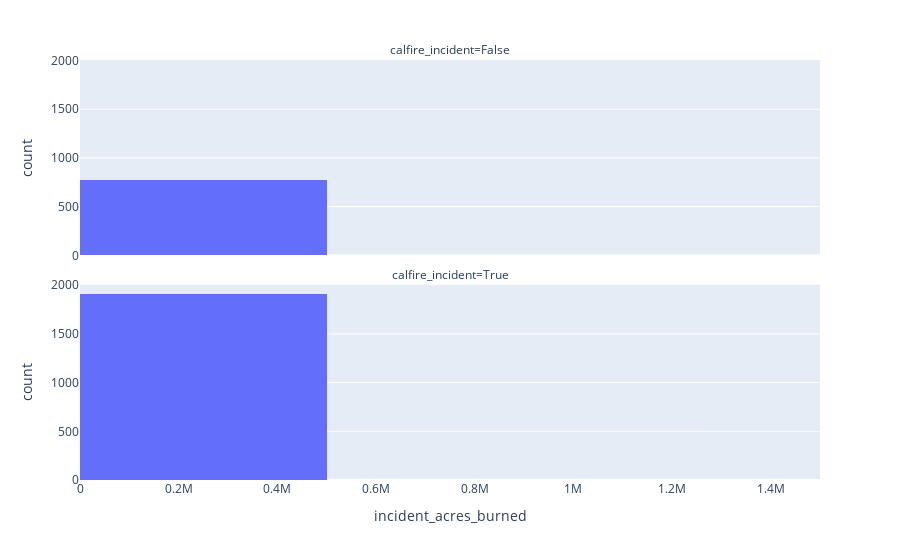

Notebook code cell kept with this figure:
### Code cell
#make a histogram of the acres burned and color the bars by whether or not the incident was a calfire incident. make a mask and remove very small and very big fires. 
dog = px.histogram(DF,
                   x='incident_acres_burned',
                   nbins=3,
                  facet_col='calfire_incident',
                  facet_col_wrap=1)
dog.show()

### Figure 1 — Plotly figure (JSON) as saved in the notebook; plotly's stock layout.template omitted (floating-point values rounded to 4 significant figures; data arrays with more than 128 entries replaced by an {"elided": "..."} marker saying what was removed)
{"data": [{"alignmentgroup": "True", "bingroup": "x", "hovertemplate": "calfire_incident=False<br>incident_acres_burned=%{x}<br>count=%{y}<extra></extra>", "legendgroup": "", "marker": {"color": "#636efa", "pattern": {"shape": ""}}, "name": "", "nbinsx": 3, "offsetgroup": "", "orientation": "v", "showlegend": false, "type": "histogram", "x": {"elided": "823 int values"}, "xaxis": "x2", "yaxis": "y2"}, {"alignmentgroup": "True", "bingroup": "x", "hovertemplate": "calfire_incident=True<br>incident_acres_burned=%{x}<br>count=%{y}<extra></extra>", "legendgroup": "", "marker": {"color": "#636efa", "pattern": {"shape": ""}}, "name": "", "nbinsx": 3, "offsetgroup": "", "orientation": "v", "showlegend": false, "type": "histogram", "x": {"elided": "1905 int values"}, "xaxis": "x", "yaxis": "y"}], "layout": {"annotations": [{"font": {}, "showarrow": false, "text": "calfire_incident=True", "x": 0.5, "xanchor": "center", "xref": "paper", "y": 0.465, "yanchor": "bottom", "yref": "paper"}, {"font": {}, "showarrow": false, "text": "calfire_incident=False", "x": 0.5, "xanchor": "center", "xref": "paper", "y": 1.0, "yanchor": "bottom", "yref": "paper"}], "autosize": true, "barmode": "relative", "legend": {"tracegroupgap": 0}, "margin": {"t": 60}, "xaxis": {"anchor": "y", "autorange": true, "domain": [0, 1], "range": [-0.5, 1500000.0], "title": {"text": "incident_acres_burned"}, "type": "linear"}, "xaxis2": {"anchor": "y2", "autorange": true, "domain": [0, 1], "matches": "x", "range": [-0.5, 1500000.0], "showticklabels": false, "type": "linear"}, "yaxis": {"anchor": "x", "autorange": true, "domain": [0, 0.465], "range": [0, 2005.0], "title": {"text": "count"}}, "yaxis2": {"anchor": "x2", "autorange": true, "domain": [0.535, 1.0], "matches": "y", "range": [0, 2005.0], "title": {"text": "count"}}}}
